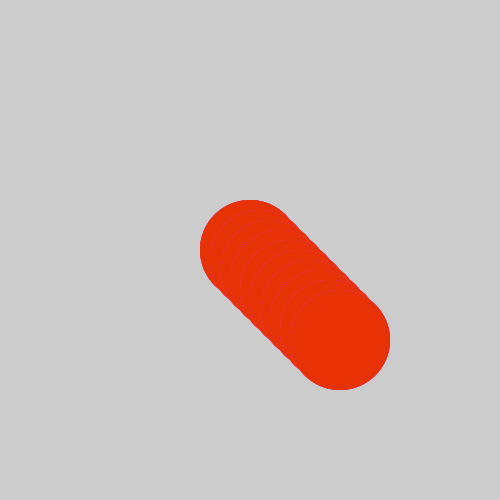
Frame 1 (no input)
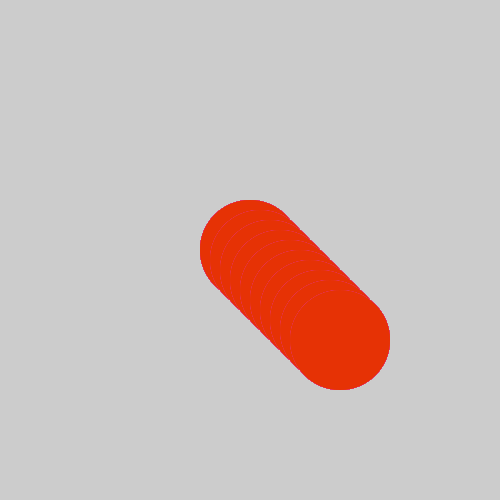
Frame 60 (the mouse pressed at the canvas centre just before this capture)
Frame 120 (the mouse held since frame 60 and released just before this capture): identical to frame 60, image omitted

The Processing sketch that drew these frames (run headless with seeded random() and noise(); from frame 60 on, the mouse is pressed at the canvas centre):

// Processing sketch: tests
// ── tests.pde



void setup(){
size(500,500);
}

void draw(){

for(int posY = 0; posY < 100; posY = posY +10){
for (int opacidad = 255; opacidad > 0; opacidad = opacidad - 50){
    pushMatrix();
      ellipseMode(CENTER);
      translate(width/2, height/2);
      fill(230,50,opacidad);
      noStroke();
      ellipse(posY,posY, 100,100);
    popMatrix();

  }
}
}

/*int rot;

void setup(){
  size(842,595);

}

void draw(){
background(255);
rot = frameCount;
for (int p = 0; p < 960; p = p +138){
  pushMatrix();
    translate(p-69,336);
    triangulo();
  popMatrix();
}


for (int p = 0; p < 960; p = p +138){
  pushMatrix();
  rectMode(CENTER);
  translate(p, height/2);
  rotate(radians(30));
  hexagono();
  popMatrix();
}
}

void hexagono(){

  for (int i = 0; i < 360; i= i + 60){
  pushMatrix();
  fill(0);
  rotate(radians(i));
  rect(30,0,60,68);
  popMatrix();
  }
}

void triangulo(){
  fill(150,200,60);
    pushMatrix();

    rotate(radians(frameCount));
    triangle(-35, 20, 0, -36, 34, 20);
    popMatrix();

}
int blanco = 255;
int negro = 255;
int fondo = 255;

void draw(){
backgorund(fondo);
}

void keyPressed(){
  if (keyPressed) {
    if (key == 'b' || key == 'B') {
      fondo = negro;
    }
  }

  if (keyPressed) {
    if (key == 'w' || key == 'W') {
      fondo = blanco;
    }
  }
}
*/
